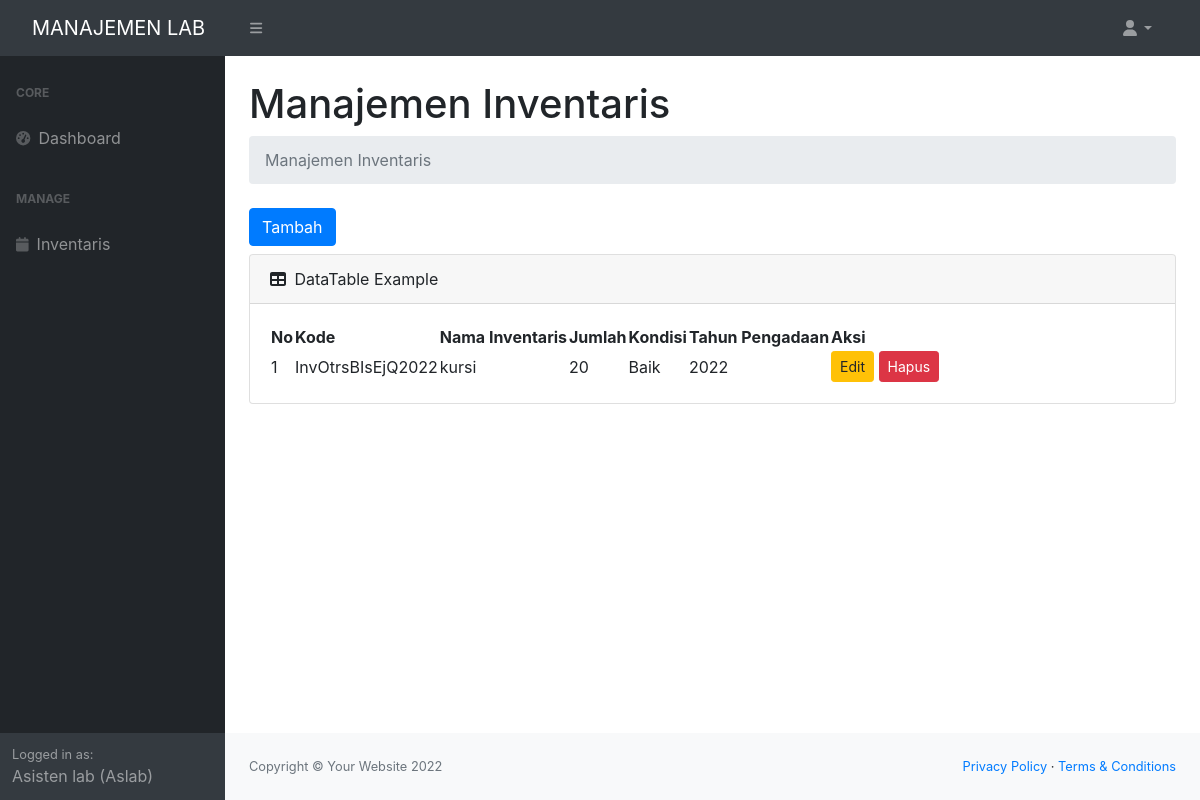
/aslab/m_inventaris.php (signed in), run on the app's committed database.
### tables this page shows
CREATE TABLE `inventaris` (
  `id_inventaris` int(11) NOT NULL,
  `id_aslab` int(11) NOT NULL,
  `kode` varchar(100) NOT NULL,
  `nama_inventaris` varchar(100) NOT NULL,
  `jumlah` varchar(20) NOT NULL,
  `kondisi` varchar(100) NOT NULL,
  `tahun_pengadaan` varchar(20) NOT NULL,
  `created_at` date NOT NULL
);

### aslab/m_inventaris.php (the view, shortened to what this page needs)
<?php include('../layout/header.php'); ?>
<div class="container-fluid px-4">
    <h1 class="mt-4">Manajemen Inventaris</h1>
    <ol class="breadcrumb mb-4">
        <li class="breadcrumb-item active">Manajemen Inventaris</li>
    </ol>
    <div class="mb-2">
        <button type="button" class="btn btn-primary" data-toggle="modal" data-target="#exampleModal">
            Tambah
        </button>
    </div>
    <div class="card mb-4">
        <div class="card-header">
            <i class="fas fa-table me-1"></i>
            DataTable Example
        </div>
        <div class="card-body">
            <table id="datatablesSimple">
                <thead>
                    <tr>
                        <th>No</th>
                        <th>Kode</th>
                        <th>Nama Inventaris</th>
                        <th>Jumlah</th>
                        <th>Kondisi</th>
                        <th>Tahun Pengadaan</th>
                        <th>Aksi</th>
                    </tr>
                </thead>
                <tbody>
                    <?php
                    include('../db/koneksi.php');
                    $id_aslab = $_SESSION['id_aslab'];
                    $query = mysqli_query($conn, "SELECT * FROM inventaris WHERE id_aslab='$id_aslab'");
                    ?>
                    <?php $n = 1; ?>
                    <?php while ($row = mysqli_fetch_array($query)) { ?>
                        <tr>
                            <td><?= $n++; ?></td>
                            <td><?= $row['kode']; ?></td>
                            <td><?= $row['nama_inventaris']; ?></td>
                            <td><?= $row['jumlah']; ?></td>
                            <td><?= $row['kondisi']; ?></td>
                            <td><?= $row['tahun_pengadaan']; ?></td>
                            <td>
                                <a href="#" class="btn btn-warning btn-sm" id="edit" data-id_inventaris="<?= $row['id_inventaris']; ?>" data-kode="<?= $row['kode']; ?>" data-nama_inventaris="<?= $row['nama_inventaris']; ?>" data-jumlah="<?= $row['jumlah']; ?>" data-kondisi="<?= $row['kondisi']; ?>" data-tahun_pengadaan="<?= $row['tahun_pengadaan']; ?>" data-toggle="modal" data-target="#exampleModaledit">Edit</a>
                                <form action="" method="POST" class="d-inline">
                                    <button type="submit" name="hapus" class="btn btn-danger btn-sm" onclick="return confirm('apakah anda yakin ingin menghapus data?')">Hapus</button>
                                </form>
                            </td>
                        </tr>
                    <?php } ?>
                </tbody>
            </table>
        </div>
    </div>
</div>
<?php include('../layout/footer.php') ?>

### data on the page
inventaris: kode "InvOtrsBIsEjQ2022", nama_inventaris "kursi", jumlah "20", kondisi "Baik", tahun_pengadaan "2022"
